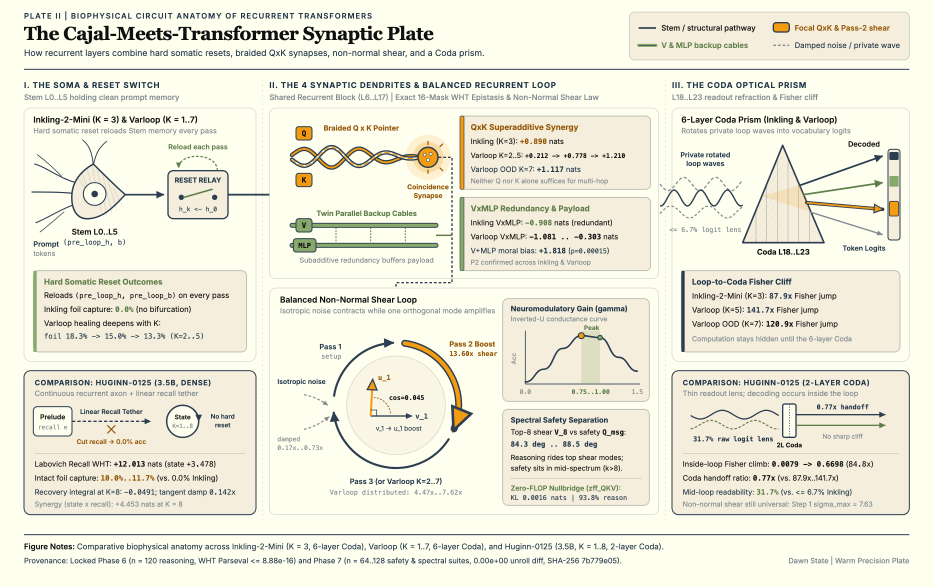
#> input picture figures/phase7_biophysics/explainers/cajal_synaptic_plate.png, 2800 x 1760 px (shown at 1/3 size)
$ python -i build_release_kits.py   (imports and definitions only)
#> lines starting #> are read from the running program, lines starting #| are printed output that depends on the picture; after the words box and inside, x2 and y2 are one past the last pixel; in counts of white or black regions, pixels touching at a corner belong together
#!/usr/bin/env python3
"""Assemble paste-ready Substack + X Article release kits for Parts 2, 3, and 4.

Hosts all numbered 2x inline figures in `figures/substack/<slug>/` so Substack's
cloud image importer fetches them automatically via `raw.githubusercontent.com`
on paste (zero "Image not found" errors), while also providing explicit local
file-path drop markers for X Articles and manual drag-and-drop.

Usage:
    uv run --with pillow python scripts/build_release_kits.py \
        --afriat-folio-dir ../afriat/runs/folio \
        --part3-folio-dir runs/folio \
        --part4-folio-dir runs/folio_inkling_afriat \
        --out-dir runs/release_kits
"""

from __future__ import annotations

import argparse
import html as html_mod
import os
import pathlib
import re
import shutil
import subprocess
import tempfile

import numpy as np
from PIL import Image


PART1_SUBSTACK_URL = "https://termsofplenty.substack.com/p/how-llms-price-spite-disgust-and"
PART2_SUBSTACK_URL = "https://termsofplenty.substack.com/p/untwisting-gemma-4-onto-one-24-gb"
PART1_WEB_URL = "https://shelltoho.me/pubs/money-is-moral/"
PART2_WEB_URL = "https://shelltoho.me/pubs/rotating-the-bottleneck/"
PART3_WEB_URL = "https://shelltoho.me/pubs/nullbridge/"
PART4_WEB_URL = "https://shelltoho.me/pubs/coherent-moral-utility/"
PART5_WEB_URL = "https://shelltoho.me/pubs/biophysics-looped-transformer/"
PART5_DOI_URL = "https://doi.org/10.5281/zenodo.24572570"
PART5_HF_URL = "https://huggingface.co/datasets/xmattwest/biophysics-looped-transformer"
DEFAULT_RAW_BASE_URL = "https://raw.githubusercontent.com/xmattwest/nullbridge/main/figures/substack"

SUBSTACK_STYLE = """
  body {
    max-width: 680px;
    margin: 40px auto;
    padding: 0 24px 80px;
    font-family: Charter, 'Bitstream Charter', 'Sitka Text', Cambria, Georgia, serif;
    font-size: 19px;
    line-height: 1.65;
    color: #1f1f1f;
    background: #ffffff;
  }
  .meta-box {
    background: #f7f5f0;
    border: 1px solid #e2ddd2;
    border-radius: 10px;
    padding: 18px 22px;
    margin-bottom: 36px;
    font-family: -apple-system, BlinkMacSystemFont, 'Segoe UI', Roboto, sans-serif;
    font-size: 14.5px;
    line-height: 1.55;
    user-select: text;
  }
  .meta-box p { margin: 6px 0; }
  .meta-label {
    font-size: 11px;
    font-weight: 700;
    letter-spacing: 0.08em;
    text-transform: uppercase;
    color: #405943;
  }
  .toolbar {
    display: flex;
    flex-wrap: wrap;
    gap: 8px;
    margin: 12px 0 10px;
    align-items: center;
  }
  .copy-btn {
    appearance: none;
    border: 1px solid #2c3e50;
    background: #2c3e50;
    color: #fffff0;
    font-family: -apple-system, BlinkMacSystemFont, 'Segoe UI', Roboto, sans-serif;
    font-size: 13px;
    font-weight: 600;
    padding: 7px 13px;
    border-radius: 6px;
    cursor: pointer;
  }
  .copy-btn.secondary {
    background: #ffffff;
    color: #1e3447;
    border-color: #c8c2b4;
  }
  .copy-btn:hover { opacity: 0.92; }
  .toggle-row {
    display: flex;
    align-items: center;
    gap: 8px;
    margin-top: 8px;
    font-size: 13px;
    color: #1e3447;
    cursor: pointer;
  }
  .path-details {
    margin-top: 12px;
    border-top: 1px solid #e2ddd2;
    padding-top: 10px;
    font-size: 12.5px;
  }
  .path-details summary {
    cursor: pointer;
    font-weight: 600;
    color: #1e3447;
  }
  .path-list {
    margin: 8px 0 0;
    padding-left: 20px;
    font-family: ui-monospace, SFMono-Regular, Menlo, monospace;
    font-size: 12px;
    line-height: 1.5;
    word-break: break-all;
  }
  .path-list li { margin-bottom: 6px; }
  .thumb-grid {
    display: grid;
    grid-template-columns: repeat(auto-fill, minmax(190px, 1fr));
    gap: 10px;
    margin-top: 12px;
  }
  .thumb-item {
    background: #ffffff;
    border: 1px solid #dfd9cc;
    border-radius: 6px;
    padding: 8px;
    font-size: 11.5px;
    line-height: 1.35;
  }
  .thumb-item img {
    width: 100%;
    height: auto;
    border-radius: 3px;
    margin-bottom: 6px;
    border: 1px solid #eee;
  }
  .thumb-item code {
    display: block;
    font-size: 10.5px;
    word-break: break-all;
    background: #f5f3ed;
    padding: 3px 5px;
    border-radius: 3px;
    margin-top: 4px;
  }
  .copy-divider {
    font-family: -apple-system, BlinkMacSystemFont, 'Segoe UI', Roboto, sans-serif;
    font-size: 11px;
    font-weight: 700;
    letter-spacing: 0.08em;
    text-transform: uppercase;
    color: #808b90;
    border-bottom: 1px dashed #d5cfc2;
    padding-bottom: 6px;
    margin: 0 0 28px;
    user-select: none;
  }
  .upload-marker {
    background: #fdfcf8;
    border: 1px dashed #2c3e50;
    border-radius: 6px;
    padding: 10px 14px;
    margin: 22px 0;
    font-family: ui-monospace, SFMono-Regular, Menlo, monospace;
    font-size: 13px;
    color: #1e3447;
    word-break: break-all;
  }
  h2 {
    font-family: -apple-system, BlinkMacSystemFont, 'Segoe UI', Roboto, sans-serif;
    font-size: 26px;
    font-weight: 700;
    line-height: 1.25;
    margin: 44px 0 16px;
    color: #111111;
  }
  h3 {
    font-family: -apple-system, BlinkMacSystemFont, 'Segoe UI', Roboto, sans-serif;
    font-size: 20px;
    font-weight: 700;
    line-height: 1.3;
    margin: 36px 0 12px;
    color: #1f1f1f;
  }
  p { margin: 0 0 20px; }
  ul, ol { margin: 0 0 24px; padding-left: 26px; }
  li { margin-bottom: 10px; }
  blockquote {
    border-left: 3px solid #f39c12;
    margin: 24px 0;
    padding: 6px 0 6px 20px;
    color: #2b2b2b;
  }
  blockquote p { margin: 0 0 10px; }
  blockquote p:last-child { margin-bottom: 0; }
  figure { margin: 32px 0; }
  img { max-width: 100%; height: auto; display: block; border-radius: 4px; }
  figcaption {
    font-family: -apple-system, BlinkMacSystemFont, 'Segoe UI', Roboto, sans-serif;
    font-size: 14px;
    line-height: 1.45;
    color: #666666;
    margin-top: 8px;
    text-align: center;
  }
  code {
    font-family: ui-monospace, SFMono-Regular, Menlo, monospace;
    font-size: 0.86em;
    background: #f3f2ee;
    padding: 2px 5px;
    border-radius: 4px;
  }
  a { color: #405943; text-decoration: underline; }
""".strip()

COPY_HELPERS_JS = """
<script>
function flashBtn(btn, label) {
  const orig = btn.dataset.origLabel || btn.textContent;
  btn.dataset.origLabel = orig;
  btn.textContent = label;
  setTimeout(() => { btn.textContent = orig; }, 1800);
}
function copyPlain(text, btn) {
  if (navigator.clipboard && navigator.clipboard.writeText) {
    navigator.clipboard.writeText(text).then(() => flashBtn(btn, 'Copied!')).catch(() => fallbackPlain(text, btn));
  } else {
    fallbackPlain(text, btn);
  }
}
function fallbackPlain(text, btn) {
  const ta = document.createElement('textarea');
  ta.value = text;
  ta.style.position = 'fixed';
  ta.style.opacity = '0';
  document.body.appendChild(ta);
  ta.select();
  document.execCommand('copy');
  document.body.removeChild(ta);
  flashBtn(btn, 'Copied!');
}
function copyRichZone(zoneId, btn) {
  const zone = document.getElementById(zoneId);
  const sel = window.getSelection();
  sel.removeAllRanges();
  const range = document.createRange();
  range.selectNodeContents(zone);
  sel.addRange(range);
  let ok = false;
  try { ok = document.execCommand('copy'); } catch (e) { ok = false; }
  sel.removeAllRanges();
  if (ok) {
    flashBtn(btn, 'Copied Rich Body!');
    return;
  }
  if (navigator.clipboard && window.ClipboardItem) {
    const htmlBlob = new Blob([zone.innerHTML], { type: 'text/html' });
    const textBlob = new Blob([zone.innerText], { type: 'text/plain' });
    navigator.clipboard.write([new ClipboardItem({ 'text/html': htmlBlob, 'text/plain': textBlob })])
      .then(() => flashBtn(btn, 'Copied Rich Body!'));
  }
}
function toggleSubstackPathMarkers(chk) {
  const figs = document.querySelectorAll('#substack-copy-zone figure[data-local-path]');
  figs.forEach((fig) => {
    const prev = fig.previousElementSibling;
    if (prev && prev.classList.contains('inline-local-marker')) {
      prev.remove();
    }
    if (chk.checked) {
      const p = document.createElement('p');
      p.className = 'upload-marker inline-local-marker';
      const num = fig.getAttribute('data-fig-num') || '';
      const lpath = fig.getAttribute('data-local-path') || '';
      const altNote = fig.getAttribute('data-alt-note') || '';
      p.innerHTML = '<strong>[DROP IMAGE ' + num + ': ' + lpath + (altNote ? ' ' + altNote : '') + ']</strong>';
      fig.parentNode.insertBefore(p, fig);
    }
  });
}
</script>
""".strip()


def fit_banner_5x2(src_path: pathlib.Path, dst_path: pathlib.Path) -> None:
    """Ink-aware framing to exact 2500x1000 (5:2) without clipping artwork."""
#> called with dst_path = 'out.png'
    im = Image.open(src_path).convert("RGB")
#> im is the input picture: PIL image 2800x1760 RGB; mean R, G, B 237, 235.5, 220.2
    arr = np.asarray(im, dtype=np.int16)
    h, w = arr.shape[:2]
    bg = np.median(arr[:16, :, :], axis=(0, 1))
#> bg = [255, 255, 240]
    diff = np.abs(arr - bg).max(axis=2) > 18
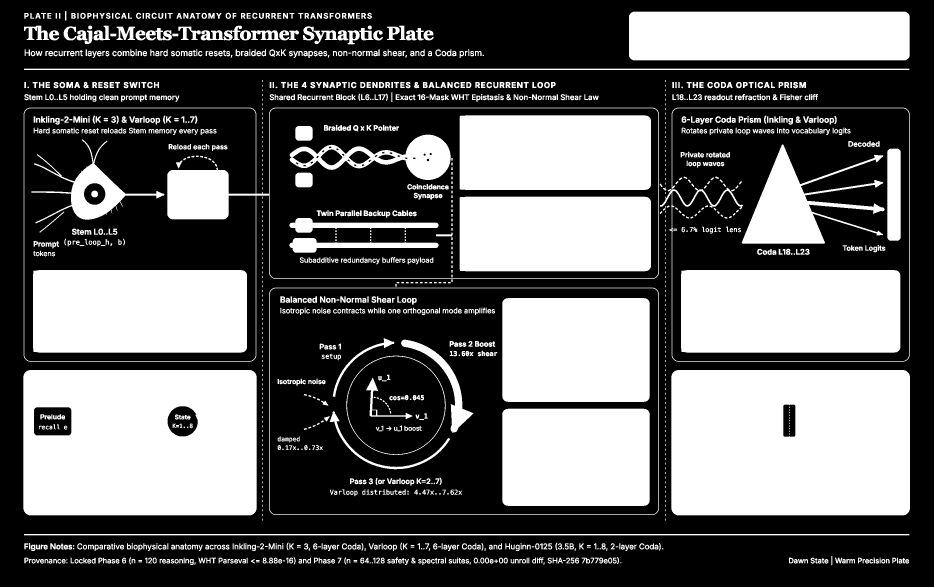
#> diff: shape (1760, 2800) bool (shown at 1/3 size); 39.5% white; 1699 white regions (281 under 20 px), largest, box (x1, y1, x2, y2) and area: (2014, 1110, 2730, 1546) 308322, (70, 1110, 770, 1546) 289002, (2043, 810, 2701, 1058) 162967
    ys, _ = np.where(diff)
    y_min = int(ys.min()) if len(ys) else 0
#> y_min = 33
    y_max = int(ys.max()) if len(ys) else h - 1
#> y_max = 1695
    ink_span = y_max - y_min + 1
#> ink_span = 1663
    target_crop_h = int(round(w / 2.5))
    pad_y = max(24, int(round(ink_span * 0.06)))
#> pad_y = 100

    if ink_span + 24 <= target_crop_h:
        mid_y = (y_min + y_max) // 2
        top = max(0, min(h - target_crop_h, mid_y - target_crop_h // 2))
        cropped = im.crop((0, top, w, top + target_crop_h))
    else:
        top = max(0, y_min - pad_y)
#> top = 0
        bot = min(h, y_max + pad_y + 1)
#> bot = 1760
        band = arr[top:bot, :, :].astype(np.uint8)
        band_h = band.shape[0]
        target_w = int(round(band_h * 2.5))
        extra_w = max(0, target_w - w)
        left_pad = extra_w // 2
        right_pad = extra_w - left_pad
        bg_u8 = np.clip(np.round(bg), 0, 255).astype(np.uint8).reshape(1, 1, 3)
#> bg_u8 = [[255, 255, 240]]
        left_block = np.broadcast_to(bg_u8, (band_h, left_pad, 3)).copy()
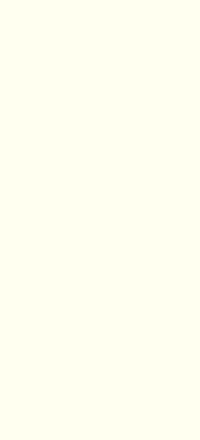
#> left_block: shape (1760, 800, 3) (shown at 1/4 size); mean of channels 0, 1, 2 255, 255, 240; drawn as R, G, B
        if left_pad > 0 and w >= 16:
            alpha = np.linspace(0.0, 1.0, 16, dtype=np.float32).reshape(1, 16, 1)
            band[:, :16, :] = np.round(bg_u8 * (1.0 - alpha) + band[:, :16, :] * alpha).astype(np.uint8)
        right_col = np.median(band[:, -8:, :], axis=1, keepdims=True).astype(np.uint8)
#> right_col = 1760 rows, first 8: [255, 255, 240], [255, 255, 240], [255, 255, 240], [255, 255, 240], [255, 255, 240], [255, 255, 240], [255, 255, 240], [255, 255, 240]
        right_block = np.tile(right_col, (1, right_pad, 1))
        extended = np.concatenate([left_block, band, right_block], axis=1)
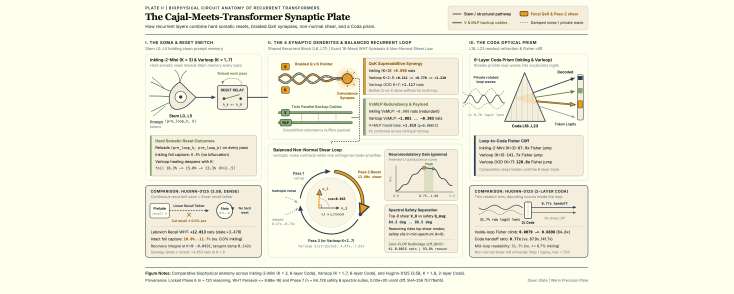
#> extended: shape (1760, 4400, 3) (shown at 1/6 size); mean of channels 0, 1, 2 243.5, 242.6, 227.4; drawn as R, G, B
        cropped = Image.fromarray(extended, mode="RGB")

    out = cropped.resize((2500, 1000), Image.Resampling.LANCZOS)
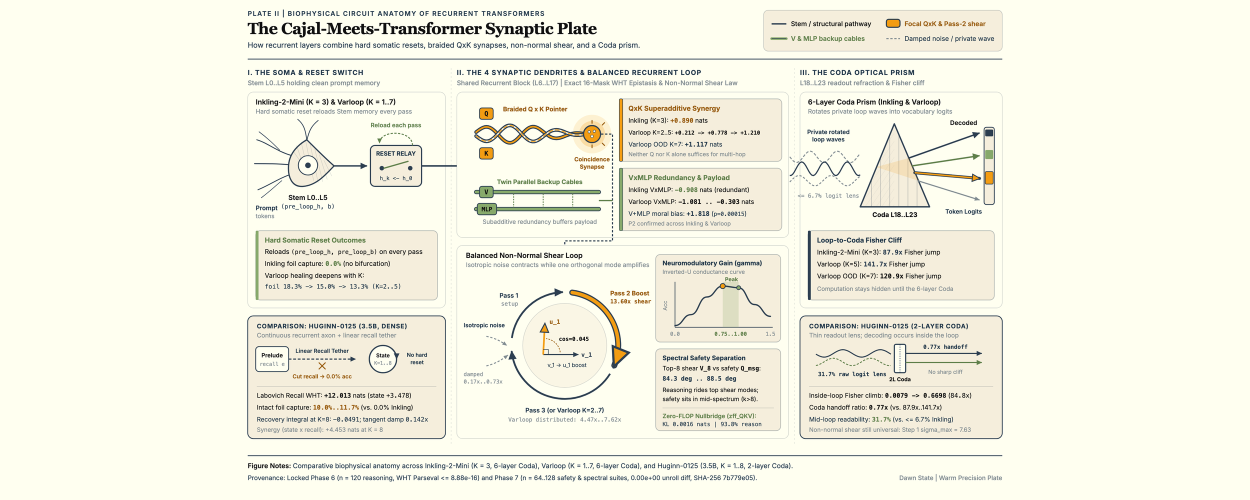
#> out: PIL image 2500x1000 RGB (shown at 1/2 size); mean R, G, B 243.3, 242.4, 227.4
#> (the run stopped early here; a loop or call above may not have finished)

$ run again, on figures/substack/02_part3_looping/01_verifier-bars_2x.png
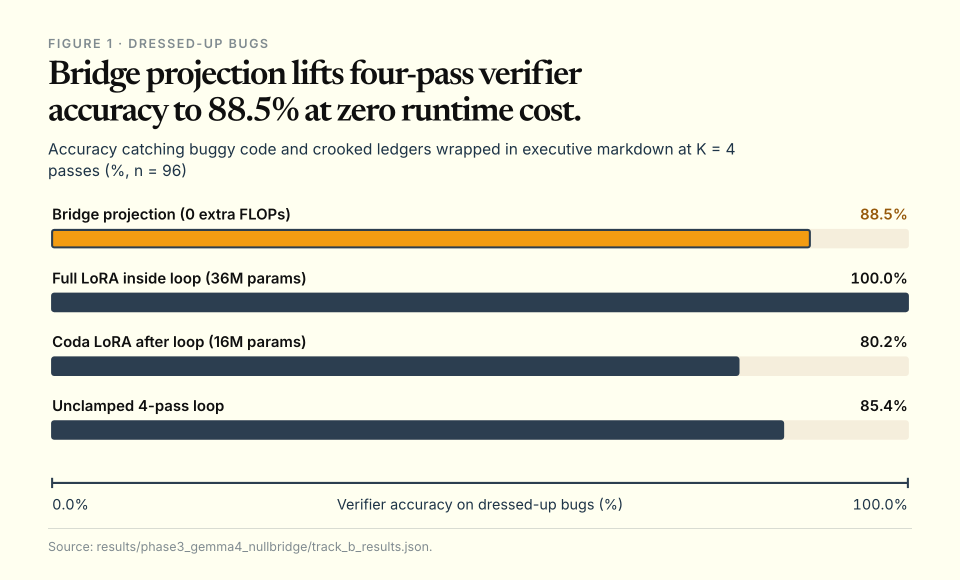
#> input picture figures/substack/02_part3_looping/01_verifier-bars_2x.png, 1920 x 1160 px (shown at 1/2 size)
#> in fit_banner_5x2, im is the input picture: PIL image 1920x1160 RGB; mean R, G, B 228.3, 228.2, 214.1
#> bg = [255, 255, 240]
#> in fit_banner_5x2, `diff = np.abs(arr - bg).max(axis=2) > 18`:
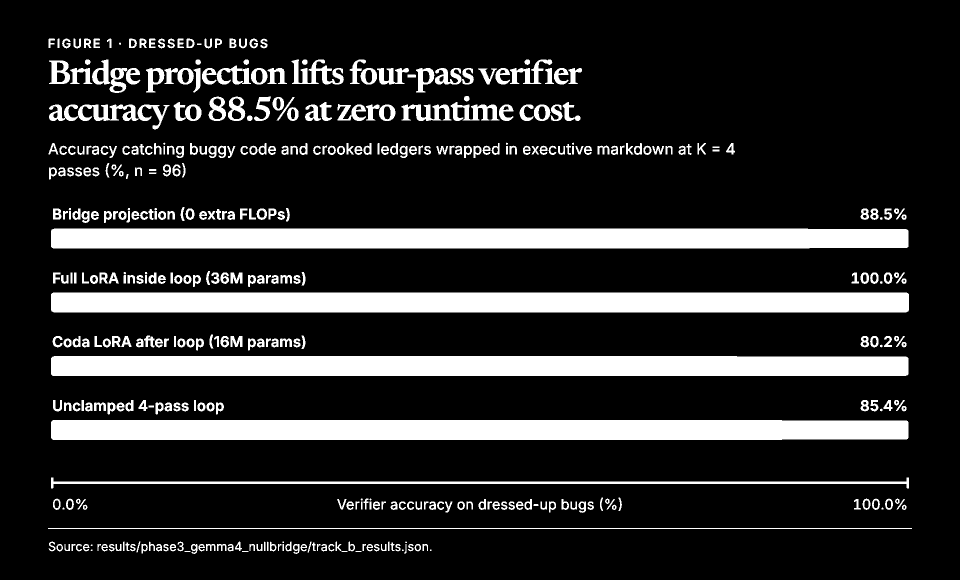
#> diff: shape (1160, 1920) bool (shown at 1/2 size); 16.8% white; 432 white regions (18 under 20 px), largest, box (x1, y1, x2, y2) and area: (102, 585, 1818, 625) 68606, (102, 712, 1817, 752) 68224, (102, 457, 1817, 497) 68172
#> y_min = 77
#> y_max = 1107
#> ink_span = 1031
#> pad_y = 62
#> top = 15
#> bot = 1160
#> bg_u8 = [[255, 255, 240]]
#> right_col = 1145 rows, first 8: [255, 255, 240], [255, 255, 240], [255, 255, 240], [255, 255, 240], [255, 255, 240], [255, 255, 240], [255, 255, 240], [255, 255, 240]
#> in fit_banner_5x2, `out = cropped.resize((2500, 1000), Image.Resampling.LANCZOS)`:
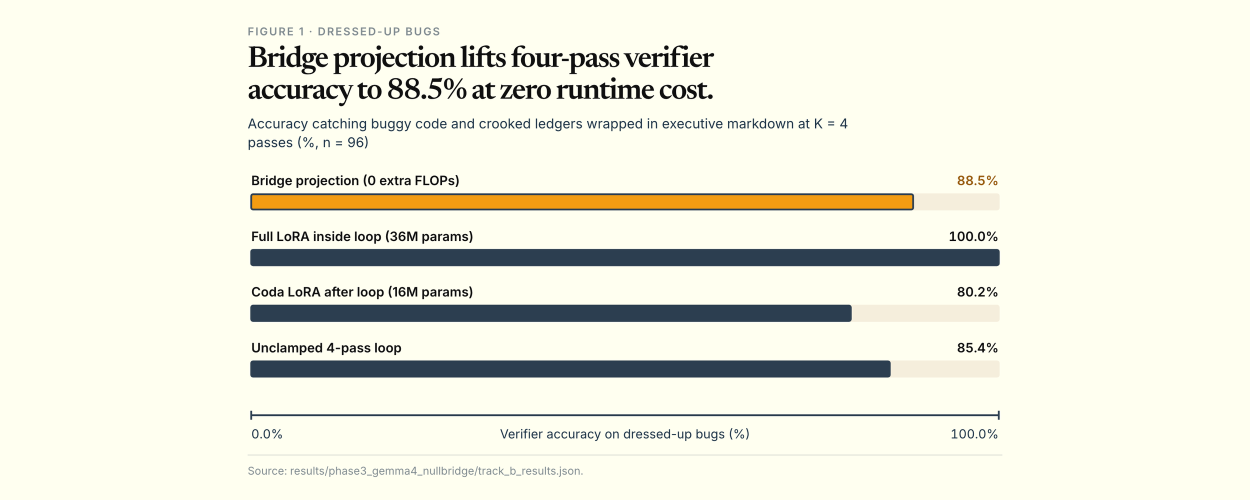
#> out: PIL image 2500x1000 RGB (shown at 1/2 size); mean R, G, B 236.7, 236.6, 222.4

$ run again, on figures/substack/02_part3_looping/02_subspace-orthogonality_2x.png
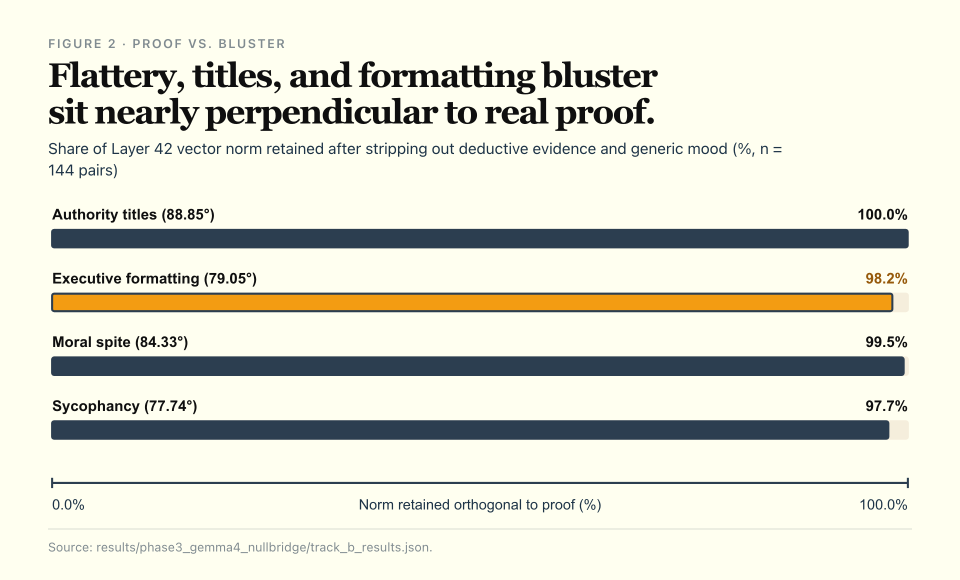
#> input picture figures/substack/02_part3_looping/02_subspace-orthogonality_2x.png, 1920 x 1160 px (shown at 1/2 size)
#> in fit_banner_5x2, im is the input picture: PIL image 1920x1160 RGB; mean R, G, B 225.4, 225.3, 211.4
#> bg = [255, 255, 240]
#> in fit_banner_5x2, `diff = np.abs(arr - bg).max(axis=2) > 18`:
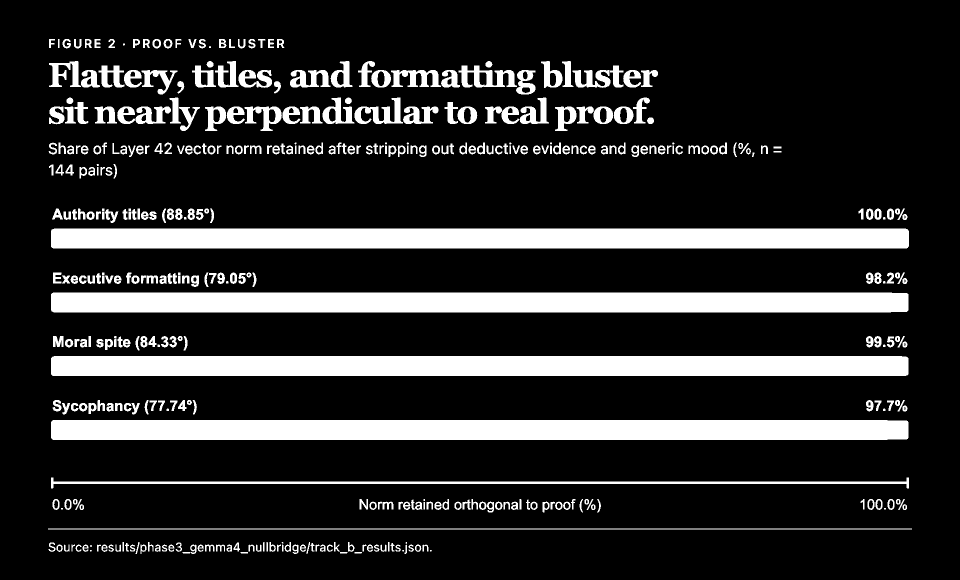
#> diff: shape (1160, 1920) bool (shown at 1/2 size); 17.1% white; 418 white regions (18 under 20 px), largest, box (x1, y1, x2, y2) and area: (102, 457, 1818, 497) 68600, (102, 712, 1817, 752) 68554, (102, 585, 1817, 625) 68505
#> y_min = 78
#> y_max = 1107
#> ink_span = 1030
#> pad_y = 62
#> top = 16
#> bot = 1160
#> bg_u8 = [[255, 255, 240]]
#> right_col = 1144 rows, first 8: [255, 255, 240], [255, 255, 240], [255, 255, 240], [255, 255, 240], [255, 255, 240], [255, 255, 240], [255, 255, 240], [255, 255, 240]
#> in fit_banner_5x2, `out = cropped.resize((2500, 1000), Image.Resampling.LANCZOS)`:
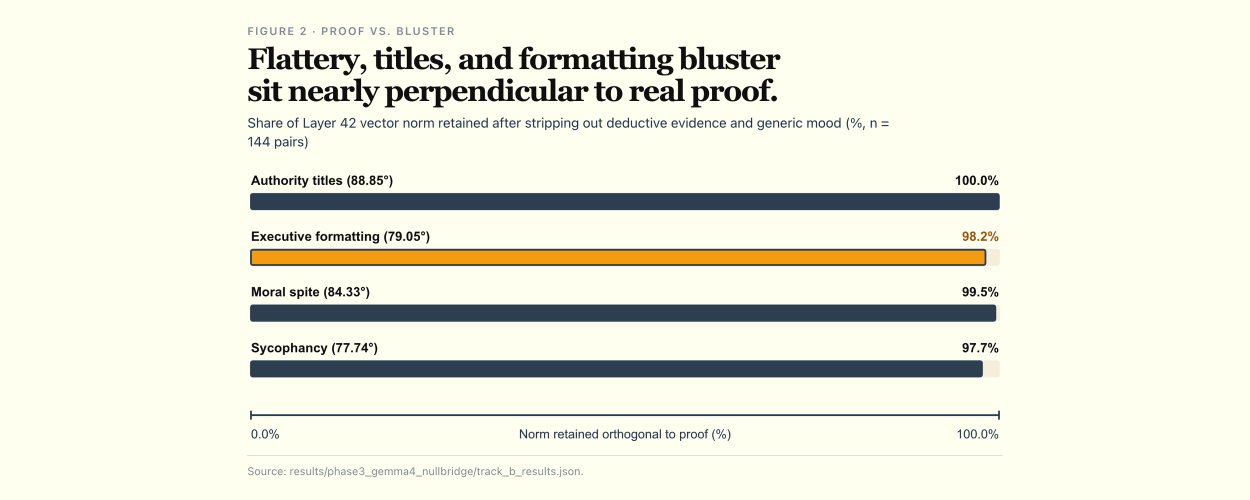
#> out: PIL image 2500x1000 RGB (shown at 1/2 size); mean R, G, B 234.7, 234.7, 220.5
